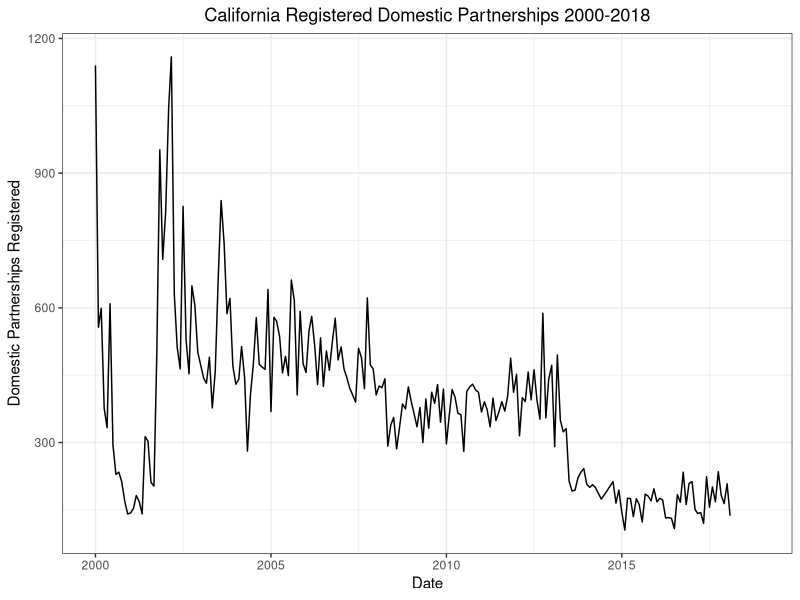
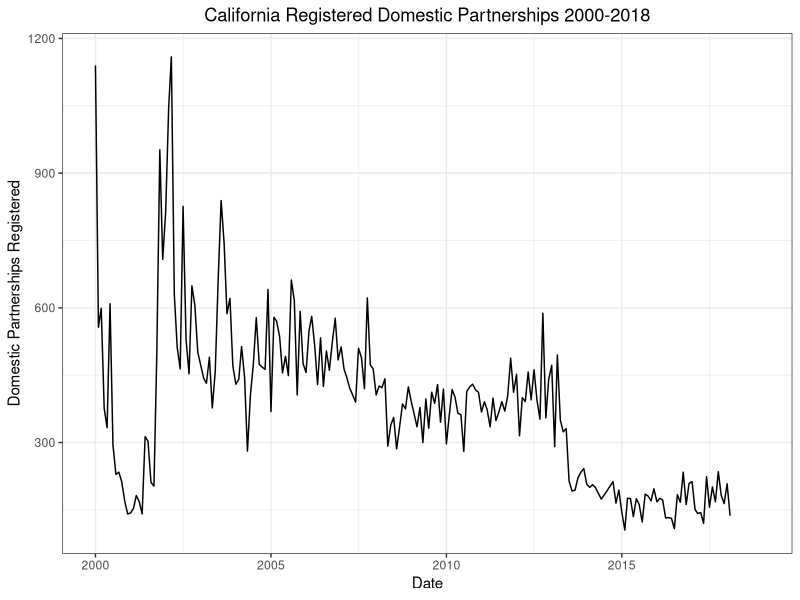

These figures' R source, in order:
## ---- chunk 1
## Load Packages and Clean up the Data File
library("tidyverse")
library("reshape2")
library("ggfortify")
## ---- chunk 2
ca_rdp <- read.csv("ca_rdp.csv")
ca_rdp$Total <- NULL
ca_rdp$X <- NULL

dummy.df <- as.data.frame(ca_rdp)
months <- format(seq.Date(as.Date("2013-01-01"), as.Date("2013-12-01"), 
                          by = "month"), format = "%b")
colnames(dummy.df) <- months
dummy.df$Year <- seq(2000, 2018) # set as variable, not as rownames 

dummy.df <- melt(dummy.df, id.vars = "Year")
dummy.df$Date <- as.Date(paste(dummy.df$Year, dummy.df$variable, "01", sep = "-"), format = ("%Y-%b-%d"))
dummy.df <- dummy.df[order(dummy.df$Date), ]
rdp.ts <- ts(dummy.df$value, start = c(2000,1), end=c(2018,2), frequency=12)
## ---- chunk 3
ggplot(dummy.df, aes(x = Date, y = value)) +
  geom_line() +
  ggtitle("California Registered Domestic Partnerships 2000-2018") +
  xlab("Date") + 
  ylab("Domestic Partnerships Registered") +
  theme_bw() + 
  theme(plot.title = element_text(hjust = 0.5))

ggsave("ca_rdp_plot.jpg")
